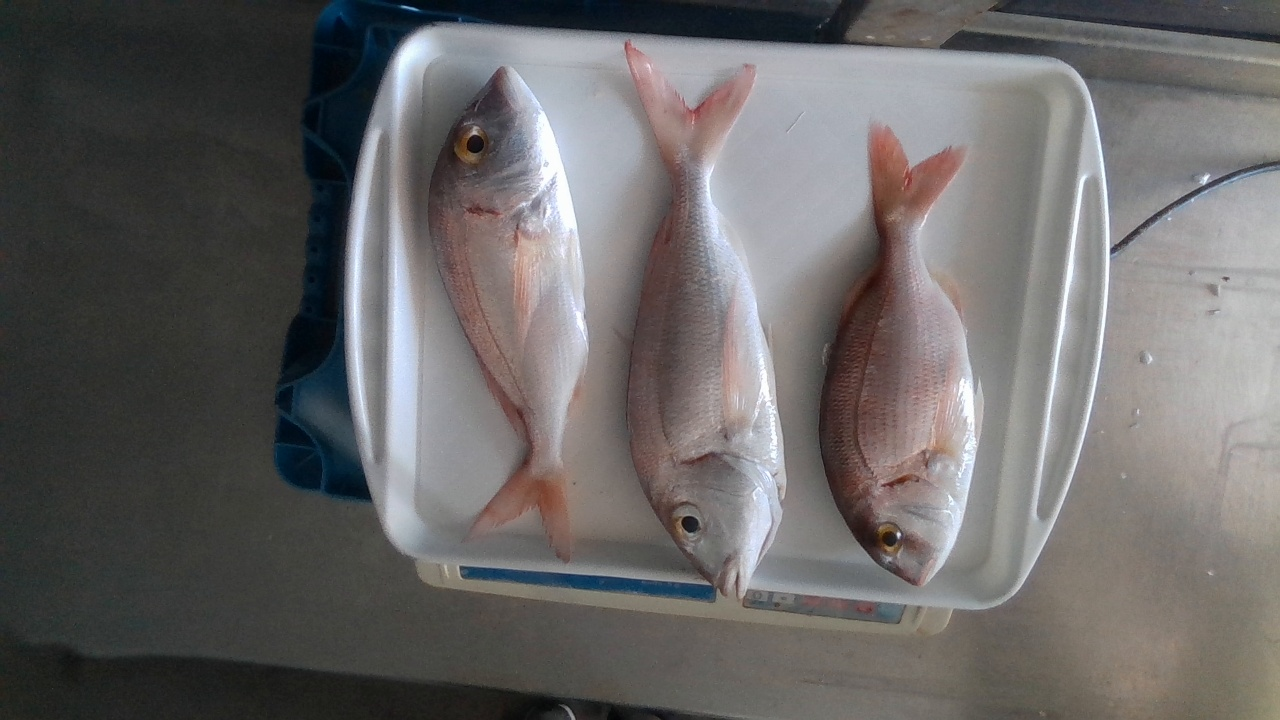
#> input picture original.png, 1280 x 720 px
$ python norm.py
#> lines starting #> are read from the running program, lines starting #| are printed output that depends on the picture
import cv2
import numpy as np

img = cv2.imread('original.png')
#> img is the input picture: shape (720, 1280, 3); mean B, G, R 102.6, 103.1, 105.3
height = img.shape[0]
#> height = 720
width = img.shape[1]
#> width = 1280
norm=np.zeros((height,width,3),np.float32)
norm_rgb=np.zeros((height,width,3),np.uint8)

b=img[:,:,0]
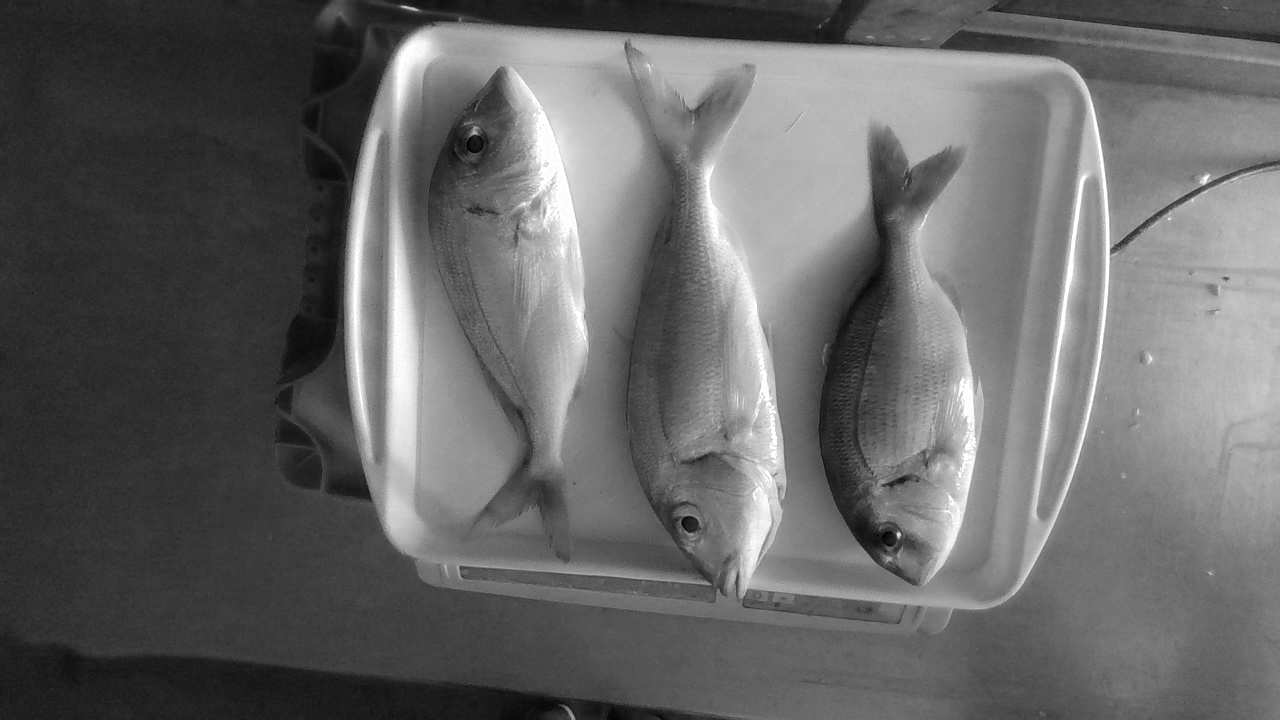
#> b: shape (720, 1280); min 0, max 255, mean 102.6
g=img[:,:,1]
r=img[:,:,2]
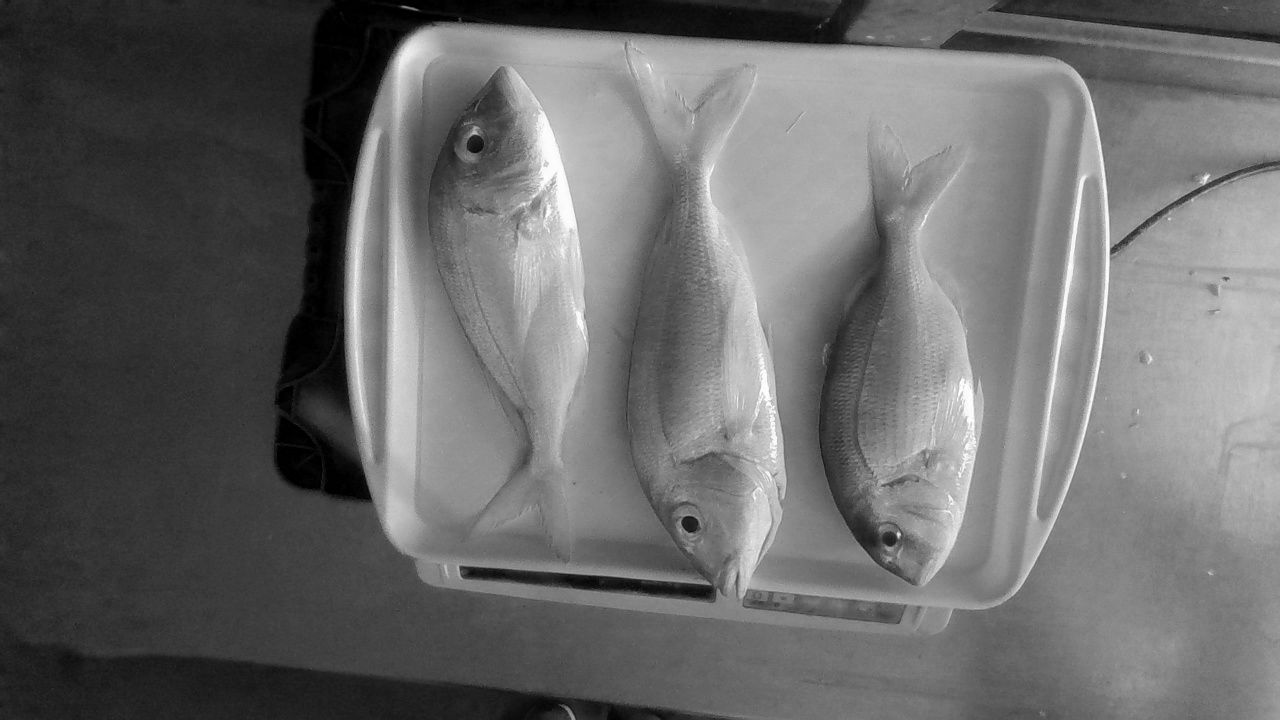
#> r: shape (720, 1280); min 0, max 255, mean 105.3

sum=b+g+r
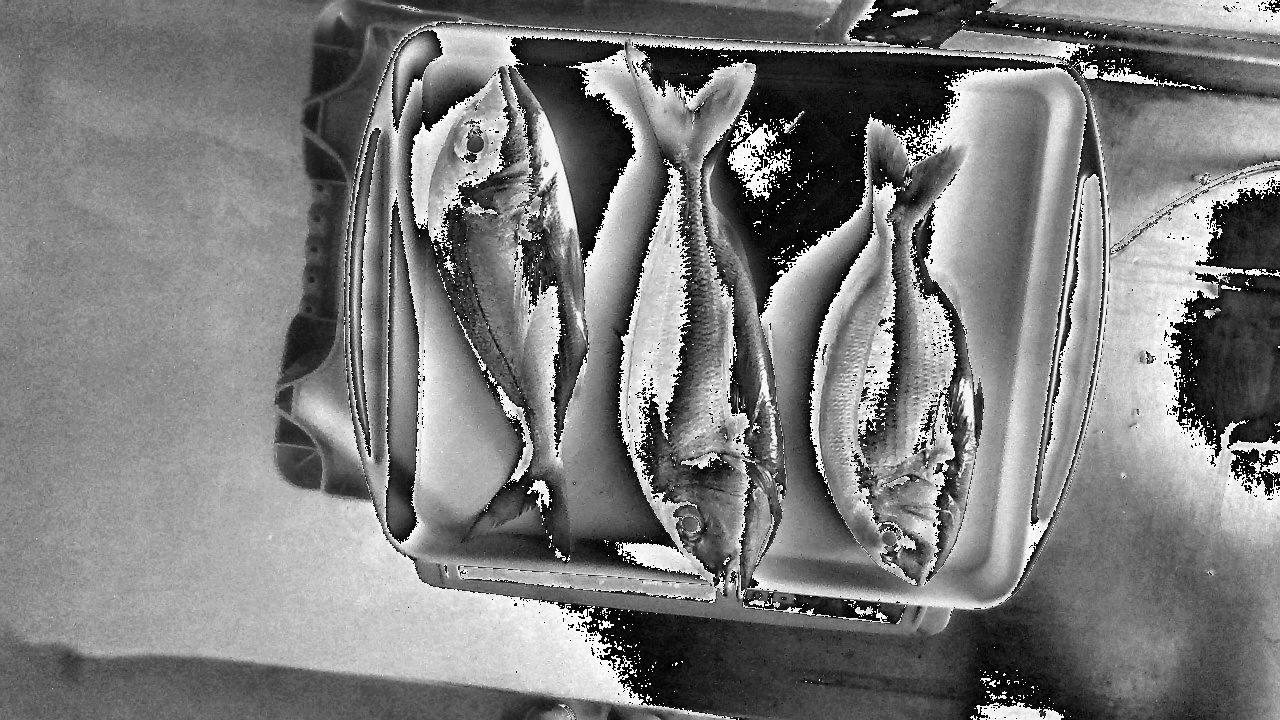
#> sum: shape (720, 1280); min 0, max 255, mean 123.7


#> (the run stopped early here; a loop or call above may not have finished)
